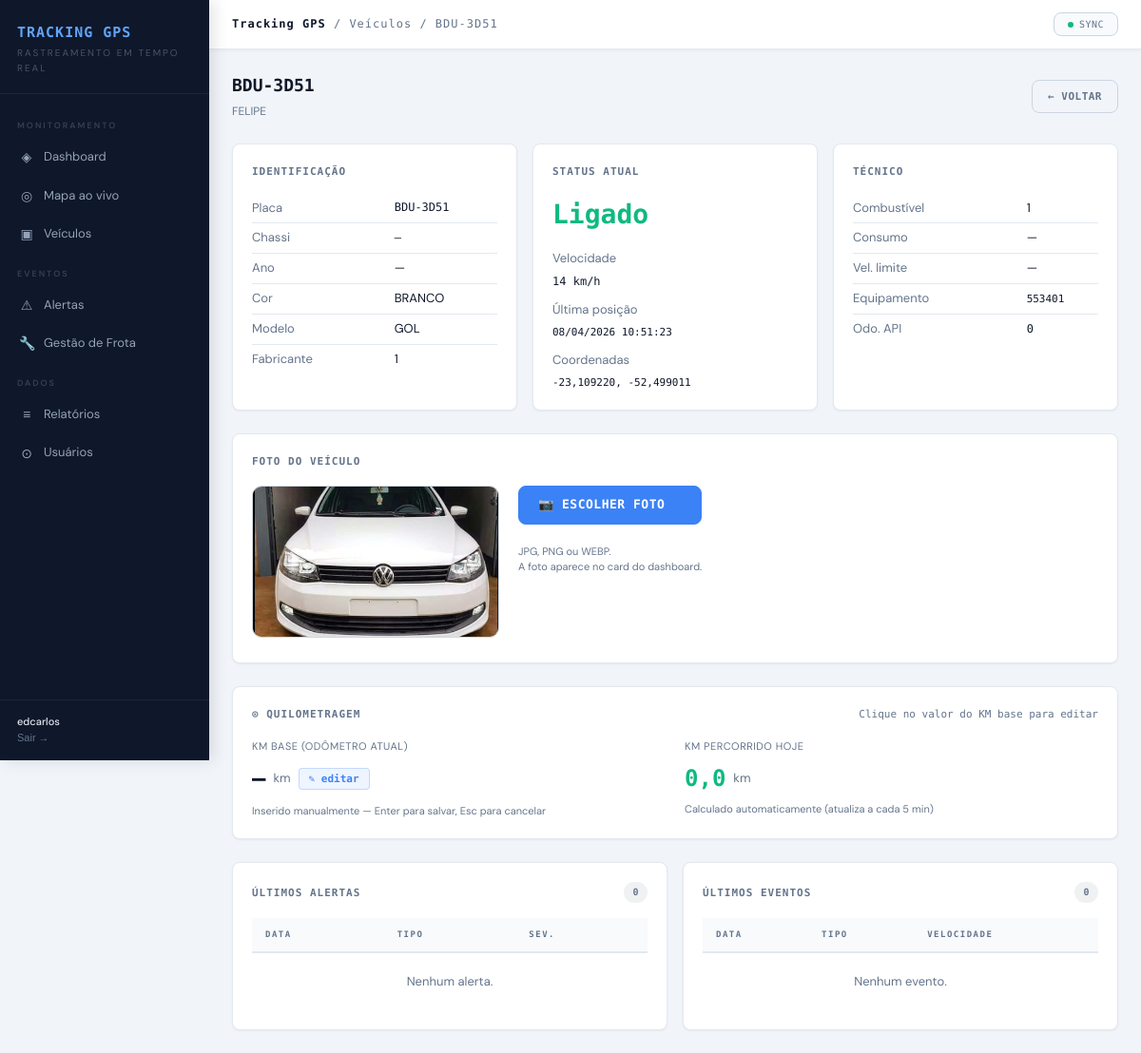
The page /veiculos/22/ (signed in) on the database as committed earlier.
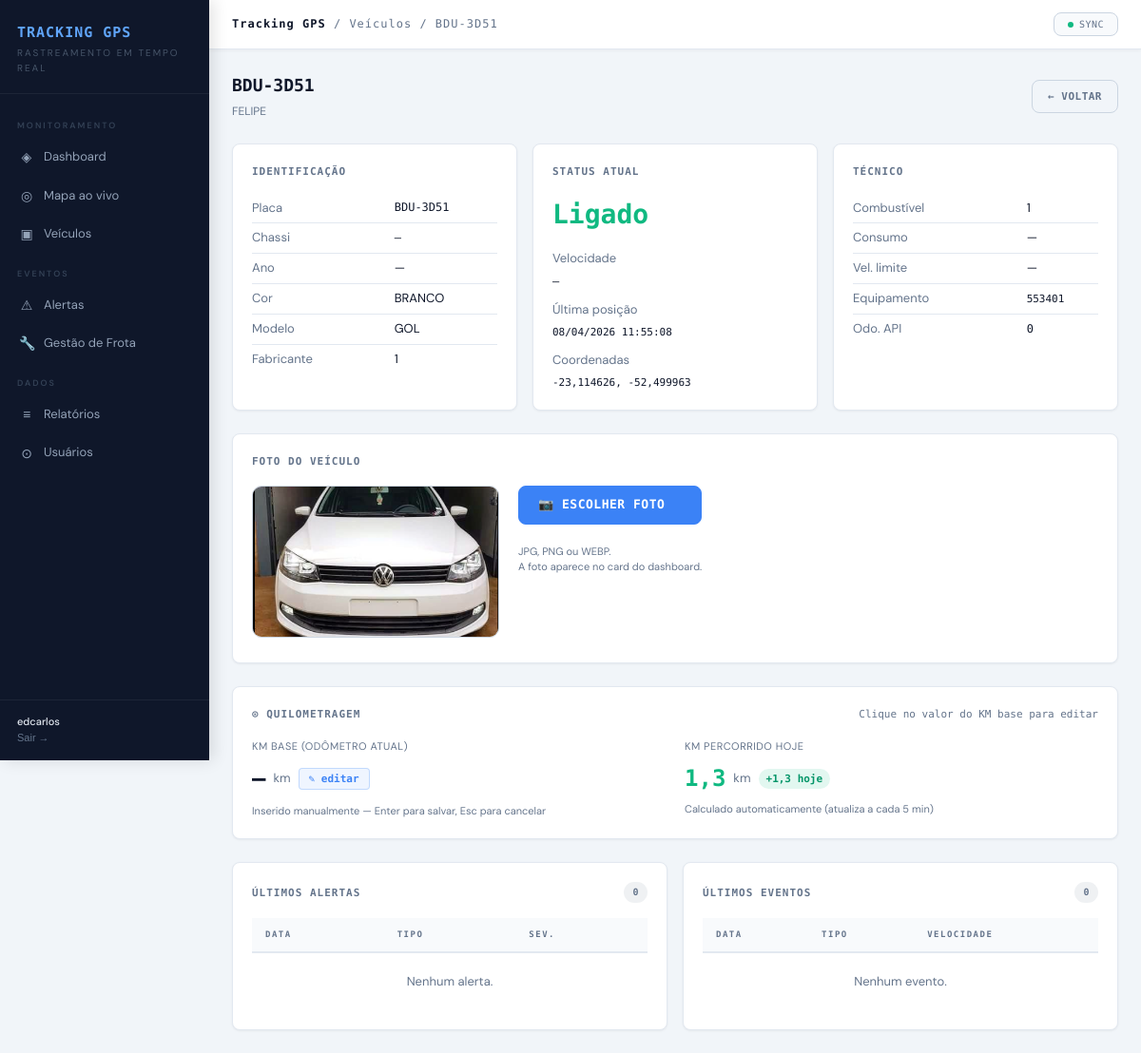
The same page on the database as committed later.
### core/models.py (models this page shows, shortened)
class Vehicle(models.Model):
    api_id          = models.CharField(max_length=20, unique=True, verbose_name="ID API")
    api_client_id   = models.CharField(max_length=20, blank=True)
    placa           = models.CharField(max_length=20, blank=True, verbose_name="Placa")
    tag             = models.CharField(max_length=50, blank=True, verbose_name="Tag")
    descricao       = models.CharField(max_length=200, blank=True, verbose_name="Descrição")
    chassi          = models.CharField(max_length=50, blank=True)
    ano             = models.CharField(max_length=10, blank=True)
    cor             = models.CharField(max_length=50, blank=True)
    tipo            = models.CharField(max_length=10, blank=True)
    fabricante      = models.CharField(max_length=10, blank=True)
    modelo          = models.CharField(max_length=100, blank=True)
    combustivel     = models.CharField(max_length=10, blank=True)
    consumo         = models.CharField(max_length=20, blank=True)
    velocidade_limite = models.CharField(max_length=20, blank=True)
    odometro        = models.CharField(max_length=20, blank=True)
    equipamento     = models.CharField(max_length=100, blank=True, null=True)
    latitude        = models.FloatField(null=True, blank=True)
    longitude       = models.FloatField(null=True, blank=True)
    velocidade_atual = models.FloatField(null=True, blank=True)
    ignicao         = models.BooleanField(null=True, blank=True)
    direcao         = models.FloatField(null=True, blank=True, verbose_name="Direção (graus)")
    ultima_posicao  = models.DateTimeField(null=True, blank=True)
    foto            = models.ImageField(upload_to='veiculos/', null=True, blank=True, verbose_name="Foto")
    km_base         = models.FloatField(null=True, blank=True, verbose_name="KM Base (odômetro manual)")
    km_percorrido_hoje = models.FloatField(default=0.0, verbose_name="KM percorrido hoje")
    km_dia_data     = models.DateField(null=True, blank=True, verbose_name="Data referência km diário")
    ativo           = models.BooleanField(default=True)
    criado_em       = models.DateTimeField(auto_now_add=True)
    atualizado_em   = models.DateTimeField(auto_now=True)
    class Meta:
        verbose_name = "Veículo"
        verbose_name_plural = "Veículos"
        ordering = ['placa']
    @property
    def status_display(self):
        if self.ignicao is None:
            return "Desconhecido"
        return "Ligado" if self.ignicao else "Desligado"
    @property
    def status_color(self):
        if self.ignicao is None:
            return "gray"
        return "green" if self.ignicao else "red"

### core/views.py (the view)
# urls.py: path('veiculos/<int:pk>/',         views.veiculo_detalhe,      name='veiculo_detalhe'),
@login_required
def veiculo_detalhe(request, pk):
    veiculo  = get_object_or_404(Vehicle, pk=pk)
    eventos  = veiculo.events.order_by('-ocorrido_em')[:30]
    alertas  = veiculo.alerts.order_by('-ocorrido_em')[:30]
    return render(request, 'core/veiculo_detalhe.html', {
        'veiculo': veiculo,
        'eventos': eventos,
        'alertas': alertas,
    })

### core/context_processors.py (called while the page is built)
def nao_lidos(request):
    if request.user.is_authenticated:
        return {'nao_lidos': Alert.objects.filter(lido=False).count()}
    return {'nao_lidos': 0}

### core/templates/core/veiculo_detalhe.html (shortened to what the changed rows need)
{% extends 'core/base.html' %}
{% block topbar_title %}<span>Tracking GPS</span> / Veículos / {{ veiculo.placa }}{% endblock %}
{% block content %}
<div class="page-header">
  <div>
    <div class="page-title">{{ veiculo.placa }}</div>
    <div class="page-sub">{{ veiculo.descricao }}</div>
  </div>
</div>
<div class="grid-3" style="margin-bottom:24px">
  <div class="card">
    <table style="font-size:13px;width:100%">
      <tr><td class="detail-td-label">Placa</td><td class="detail-td-val mono">{{ veiculo.placa }}</td></tr>
      <tr><td class="detail-td-label">Chassi</td><td class="detail-td-val mono">{{ veiculo.chassi|default:"—" }}</td></tr>
      <tr><td class="detail-td-label">Ano</td><td class="detail-td-val">{{ veiculo.ano|default:"—" }}</td></tr>
      <tr><td class="detail-td-label">Cor</td><td class="detail-td-val">{{ veiculo.cor|default:"—" }}</td></tr>
      <tr><td class="detail-td-label">Modelo</td><td class="detail-td-val">{{ veiculo.modelo|default:"—" }}</td></tr>
      <tr><td class="detail-td-label">Fabricante</td><td class="detail-td-val">{{ veiculo.fabricante|default:"—" }}</td></tr>
    </table>
  </div>
  <div class="card">
    <div class="card-title" style="margin-bottom:14px">Status atual</div>
    <div style="font-size:28px;font-family:var(--mono);font-weight:700;color:var(--{{ veiculo.status_color }})">
      {{ veiculo.status_display }}
    </div>
    <div style="margin-top:14px;font-size:13px">
      <div style="color:var(--muted);margin-bottom:4px">Velocidade</div>
      <div class="mono">{% if veiculo.velocidade_atual %}{{ veiculo.velocidade_atual|floatformat:0 }} km/h{% else %}—{% endif %}</div>
    </div>
    <div style="margin-top:10px;font-size:13px">
      <div style="color:var(--muted);margin-bottom:4px">Última posição</div>
      <div class="mono" style="font-size:11px">{% if veiculo.ultima_posicao %}{{ veiculo.ultima_posicao|date:"d/m/Y H:i:s" }}{% else %}—{% endif %}</div>
    </div>
    {% if veiculo.latitude %}
    <div style="margin-top:10px;font-size:13px">
      <div style="color:var(--muted);margin-bottom:4px">Coordenadas</div>
      <div class="mono" style="font-size:11px">{{ veiculo.latitude|floatformat:6 }}, {{ veiculo.longitude|floatformat:6 }}</div>
    </div>
    {% endif %}
  </div>
  <div class="card">
    <table style="font-size:13px;width:100%">
      <tr><td class="detail-td-label">Combustível</td><td class="detail-td-val">{{ veiculo.combustivel|default:"—" }}</td></tr>
      <tr><td class="detail-td-label">Equipamento</td><td class="detail-td-val mono" style="font-size:11px">{{ veiculo.equipamento|default:"—" }}</td></tr>
      <tr><td class="detail-td-label">Odo. API</td><td class="detail-td-val mono">{{ veiculo.odometro|default:"—" }}</td></tr>
    </table>
  </div>
</div>
<div class="card" style="margin-bottom:24px">
  <div style="display:flex;align-items:flex-start;gap:20px;flex-wrap:wrap">
    <div id="foto-preview-wrap" style="position:relative;flex-shrink:0">
      {% if veiculo.foto %}
        <img id="foto-preview" src="{{ veiculo.foto.url }}" alt="{{ veiculo.placa }}"
             style="width:260px;height:160px;object-fit:cover;border-radius:10px;border:1px solid var(--border2);">
      {% endif %}
    </div>
  </div>
</div>
<div class="card" style="margin-bottom:24px">
  <div style="display:grid;grid-template-columns:repeat(auto-fit,minmax(200px,1fr));gap:20px">
    <div>
      <div style="display:flex;align-items:center;gap:8px">
        <span class="mono" style="font-size:24px;font-weight:700;color:var(--green)">
          {{ veiculo.km_percorrido_hoje|floatformat:1 }}
        </span>
        <span style="font-size:13px;color:var(--muted)">km</span>
        {% if veiculo.km_percorrido_hoje > 0 %}
        <span class="km-hoje-pill">+{{ veiculo.km_percorrido_hoje|floatformat:1 }} hoje</span>
        {% endif %}
      </div>
    </div>
  </div>
</div>
<div class="grid-2">
  <div class="card">
    <div class="table-wrap">
      <table>
        <thead><tr><th>Data</th><th>Tipo</th><th>Sev.</th></tr></thead>
      </table>
    </div>
  </div>
  <div class="card">
    <div class="table-wrap">
      <table>
        <thead><tr><th>Data</th><th>Tipo</th><th>Velocidade</th></tr></thead>
      </table>
    </div>
  </div>
</div>
{% endblock %}

Rows that differ between the two databases and show on the page:
changed Vehicle "Ligado": ultima_posicao "08/04/2026 10:51:23" → "08/04/2026 11:55:08"; latitude "-23,109220" → "-23,114626"; longitude "-52,499011" → "-52,499963"; km_percorrido_hoje "0,0" → "1,3"; km_percorrido_hoje (not shown) → "1,3"; velocidade_atual "14" → (not shown)
Other text that changed with them:
text no longer shown: "km/h"
text now shown: "— + hoje"
